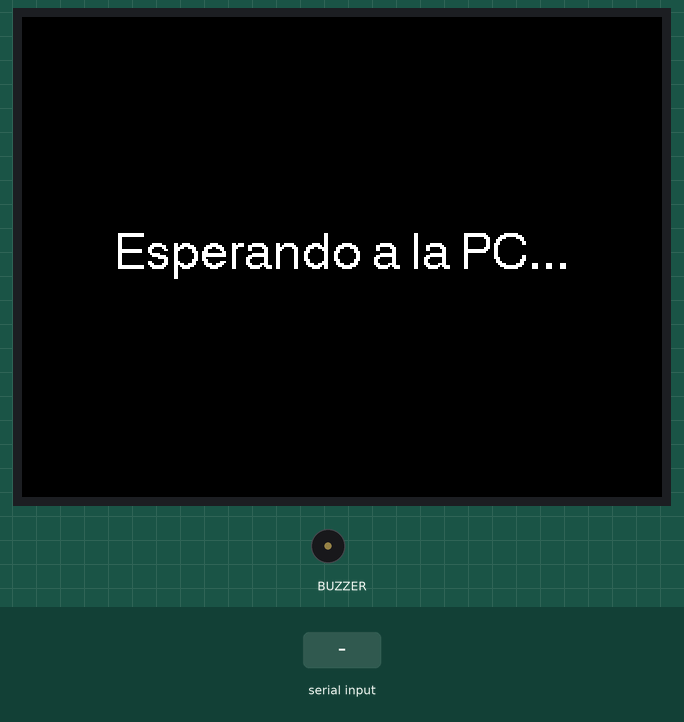
A sketch run on a simulated Seeed Wio Terminal. On the bench: 320×240 colour display, buzzer (waves = sounding). The test bench sets the inputs (shaded band).

Above: at 1.4 s.
1.5 s: "UNKNOWN,\n" received over Serial
At 1.78 s:
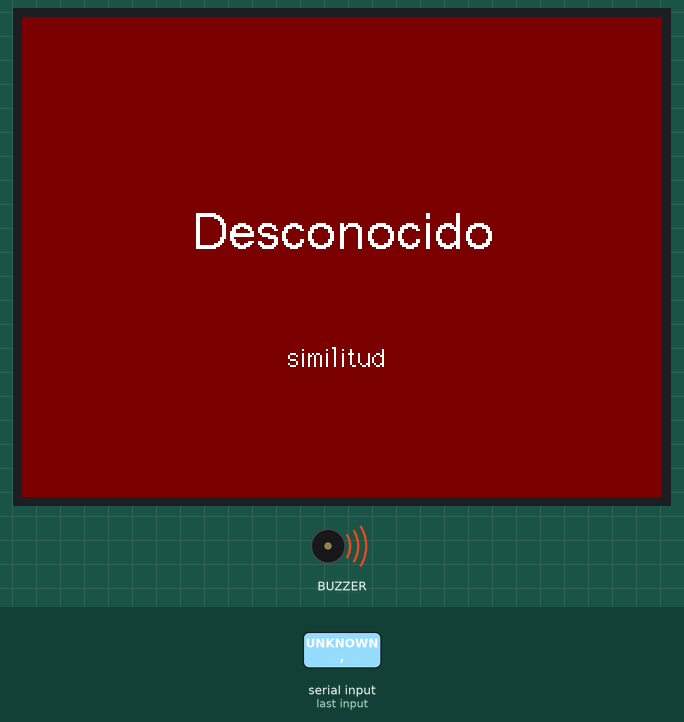
At 2.6 s:
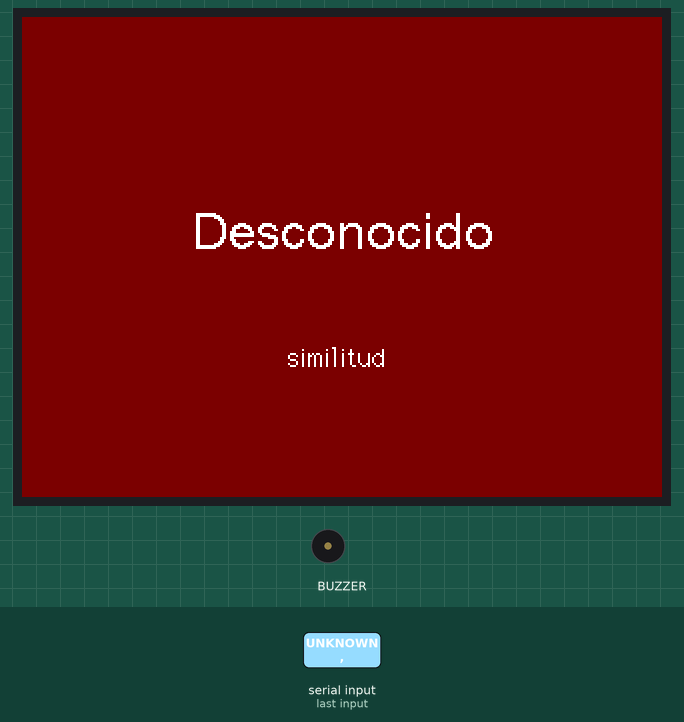
3.4 s: "NONE\n" received over Serial
At 4.8 s:
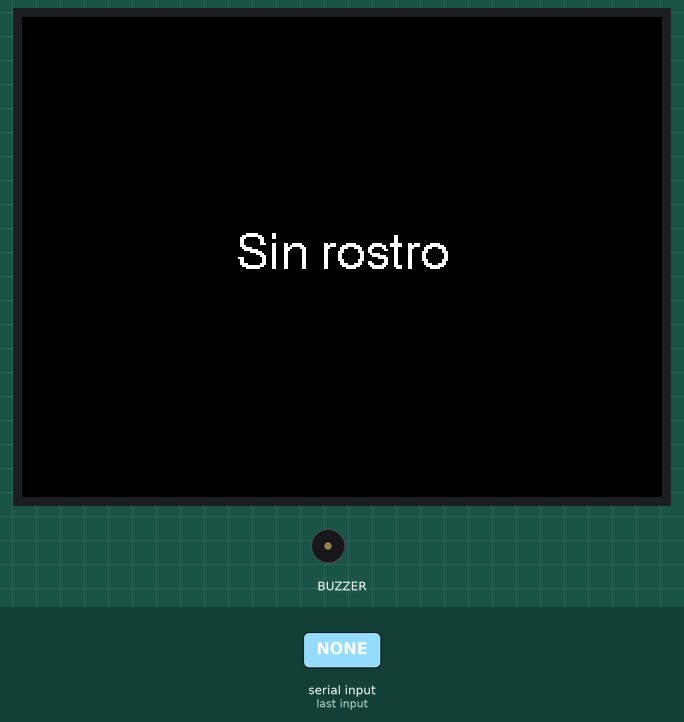
Timing chart, 0 to 6.4 s (numbered marks = the images above; inputs shaded):
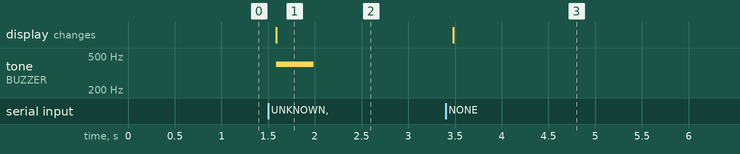

The sketch:

wio_terminal.ino
```cpp
/*
  Wio Terminal - receptor de resultados de reconocimiento facial (etapa A)

  Recibe por USB serial lineas enviadas por face_system.py:
    OK,<nombre>,<score>     persona reconocida
    UNKNOWN,,<score>        rostro no registrado
    NONE                    no hay rostro en cuadro

  Requisitos:
    - Placa: "Seeed Wio Terminal" (paquete Seeed SAMD Boards)
    - Libreria: Seeed_Arduino_LCD (incluye TFT_eSPI)
*/
#include <TFT_eSPI.h>

TFT_eSPI tft;

enum State { WAITING, NO_FACE, KNOWN, UNKNOWN_FACE };
State state = WAITING;
String currentName = "";
String currentScore = "";
String line = "";

void drawScreen() {
  uint16_t bg;
  switch (state) {
    case KNOWN:        bg = TFT_DARKGREEN; break;
    case UNKNOWN_FACE: bg = TFT_MAROON;    break;
    default:           bg = TFT_BLACK;     break;
  }
  tft.fillScreen(bg);
  tft.setTextColor(TFT_WHITE, bg);
  tft.setTextDatum(MC_DATUM);

  switch (state) {
    case WAITING:
      tft.drawString("Esperando a la PC...", 160, 120, 4);
      break;
    case NO_FACE:
      tft.drawString("Sin rostro", 160, 120, 4);
      break;
    case KNOWN:
      tft.drawString("Bienvenido/a", 160, 80, 4);
      tft.drawString(currentName, 160, 125, 6);
      tft.drawString("similitud " + currentScore, 160, 190, 2);
      break;
    case UNKNOWN_FACE:
      tft.drawString("Desconocido", 160, 110, 4);
      tft.drawString("similitud " + currentScore, 160, 170, 2);
      break;
  }
}

void handleLine(const String &msg) {
  State previous = state;
  String previousName = currentName;

  if (msg.startsWith("OK,")) {
    int c1 = msg.indexOf(',');
    int c2 = msg.indexOf(',', c1 + 1);
    if (c2 < 0) return;
    currentName = msg.substring(c1 + 1, c2);
    currentScore = msg.substring(c2 + 1);
    state = KNOWN;
  } else if (msg.startsWith("UNKNOWN,")) {
    int c2 = msg.indexOf(',', msg.indexOf(',') + 1);
    currentScore = (c2 >= 0) ? msg.substring(c2 + 1) : "";
    currentName = "";
    state = UNKNOWN_FACE;
  } else if (msg == "NONE") {
    state = NO_FACE;
    currentName = "";
  } else {
    return;  // linea no reconocida
  }

  if (state != previous || currentName != previousName) {
    drawScreen();
    if (state == KNOWN) {
      tone(WIO_BUZZER, 1500, 150);
    } else if (state == UNKNOWN_FACE) {
      tone(WIO_BUZZER, 400, 400);
    }
  }
}

void setup() {
  Serial.begin(115200);
  pinMode(WIO_BUZZER, OUTPUT);
  tft.begin();
  tft.setRotation(3);
  drawScreen();
}

void loop() {
  while (Serial.available()) {
    char c = Serial.read();
    if (c == '\n') {
      line.trim();
      if (line.length() > 0) handleLine(line);
      line = "";
    } else if (c != '\r' && line.length() < 64) {
      line += c;
    }
  }
}
```

Measured:
- after the input at 1.5 s, tone on BUZZER: silent → 400 Hz after 0.09 s, → silent 0.40 s later; the display: changes after 0.09 s (image 1)
- after the input at 3.4 s, the display: changes after 0.08 s (image 3)
